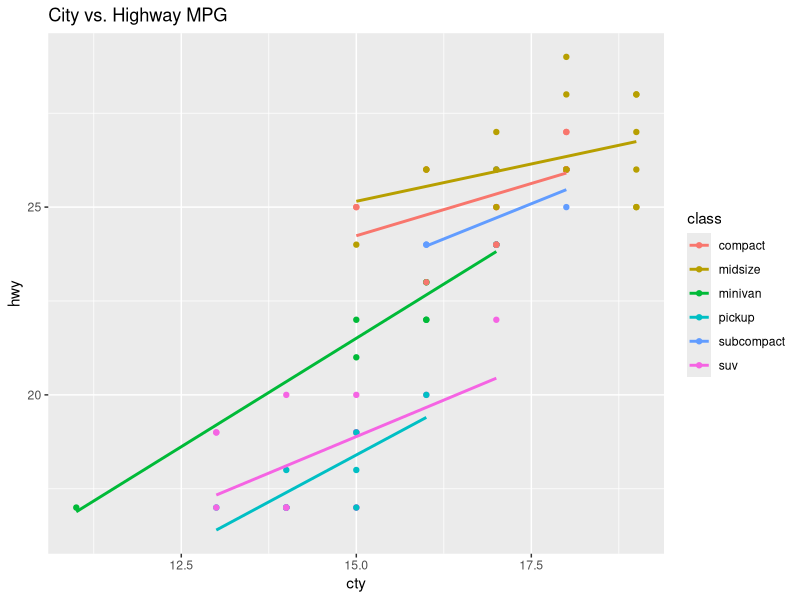
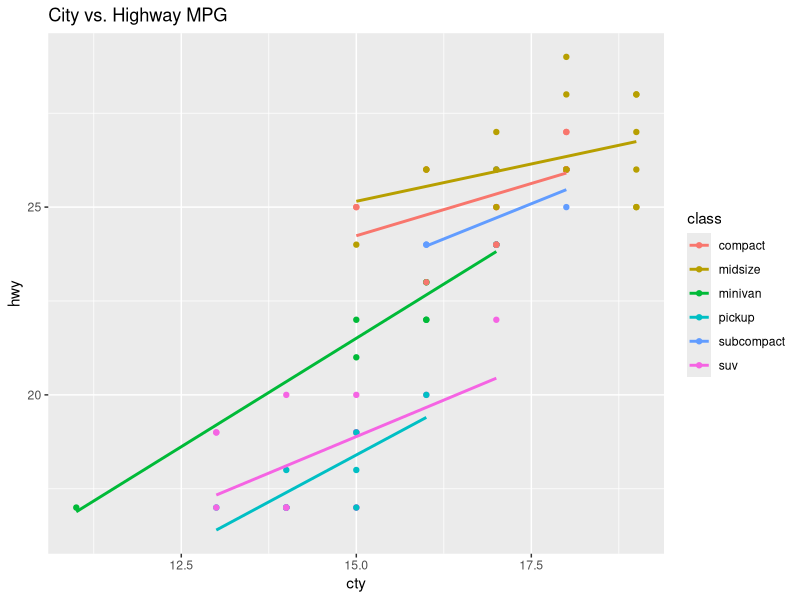

Recreate these plots in R, in order.
## ---- chunk 1
knitr::opts_chunk$set(echo = TRUE)
sol = TRUE
library(ggplot2)
library(dplyr)
## ---- chunk 2
x <- c(NA, 1, -2, 3, -4, 5)
  y <- 3
  y <- x * -1
  y[y > 0]
## ---- chunk 3
mean <- function(x) {
sum (x)/length( x )
}
## ---- chunk 4
Mean <- function(x){
  sum(x) / length(x)
}
## ---- chunk 5
second_version_of_mpg <- mpg[ mpg$cyl == 6,]
second_version_of_mpg$class <- as.character(second_version_of_mpg$class)
ggplot(data=second_version_of_mpg,aes(cty,hwy,color=class))+geom_point()+geom_smooth( method = "lm", se=FALSE ) + labs (title="City vs. Highway MPG" )
## ---- chunk 6
second_version_of_mpg <- mpg %>% 
  filter(cyl == 6) %>% 
  mutate(class <- as.character(class))

ggplot(second_version_of_mpg, aes(cty, hwy, color = class)) +
  geom_point() +
  geom_smooth(method = "lm", se = FALSE) +
  labs(title="City vs. Highway MPG")
## ---- chunk 7

d <- function(f, x, y, s) {

  stuff<-seq(x,y,by=s)
  stuff2<-c()
  for(i in 1:length(stuff)){thing<-f(stuff[i]); stuff2[i]<-thing}
  m<-max(stuff2)
  mm<-stuff[stuff2==m]
  mm<-min(mm)
  return(list(m,mm))
}

# Example usage
g <- function(x) -(x ^ 2)
d(g, -1, 1, .1)
## ---- chunk 8
# Function that finds the max of a sequence and finding the min that 
# goes with that max evaluated at function f
#
# Args:
#  f: arbitrary function
#  x: first number of a sequence
#  y: last number of sequence
#  s: increment of 's'
#
# Returns x and y value of a coordinate


d <- function(f, x, y, s){
  
  my_sequence <- seq(x,y,by=s)
  new_sequence <- c()
  
  #for loop that creates a vector called 'evaluated_seq'
  #evaluates each element of 'my_sequence' with function 'f' 
  for(i in 1:length(my_sequence)){
    evaluated_seq <- f(my_sequence[i]) 
    #new_sequence outputs the results of function f
    new_sequence[i] <- evaluated_seq
  }
  
  my_max <- max(new_sequence)
  my_min <- my_sequence[new_sequence==my_max]
  my_min <- min(my_min)
  return(list(my_max,my_min))
}

g <- function(x){
   -(x ^ 2)
}
d(g, -1, 1, .1)

## ---- chunk 9
ss <- function(x) 
{x<-x[!is.na(x)]
a<-x[1];for(i in 2:length(x)) a[i]<-(a[i-1]+x[i])
a<-a/(1:length(x))
foo<-x
cc<-0
for(i in 1:length(foo)){x<-foo[1:i]
c<-sort(x);
if(length(x)%%2==0){cc[i]<-(c[floor((length(c)+1)/2)] + c[ceiling((length(c)+1)/2)])/2} else{ cc[i]<-c[(length(c)+1)/2]}}
return(list(a,cc))
}

# Example usage
ss(c(5,10,15,20,5,10,15,20))
ss(1:10)
ss(c(1,2,6,2,4,5))
## ---- chunk 10
# Function that finds a list of means and median for given vector of numbers 
#
# Arg:
#  x: vector of numbers
#
# Returns two lists: list of rollling mean and list of rolling medians

ss <- function(x) {
  #returns values of vector x that are not missing
  x <- x[!is.na(x)]
  a <- x[1]
  
  for(i in 2:length(x)) {
    #find the sum of value at position i-1 of vector a and value at position i of vector x 
    a[i] <- (a[i-1] + x[i])
    #divide vector a by vector of consecutive numbers that ends at length(x)
    a <- a / (1:length(x))
    #set my_vector to vector 'x'
    my_vector <- x
    new_x <- 0
  } 

  for(i in 1:length(my_vector)) {
    x <- my_vector[1:i]
    ordered_x <- sort(x)
    
    if(length(x) %% 2 == 0) {
      new_x[i] <- (ordered_x[floor((length(ordered_x) + 1) / 2)] +
                ordered_x[ceiling((length(ordered_x) + 1) / 2)]) / 2
    } else { 
        new_x[i] <- ordered_x[(length(ordered_x) + 1) / 2]
      }
    }
return(list(a,new_x))
}

# Example usage
ss(c(5,10,15,20,5,10,15,20))
ss(1:10)
ss(c(1,2,6,2,4,5))
## ---- chunk 11
d<-iris
dd<-unique(d[,5])
d1<-d[which(d[,5]==dd[1]),]
d2<-d[which(d[,5]==dd[2]),]
d3<-d[which(d[,5]==dd[3]),]
d1[,1] <- mean(d1[,1])
d1[,2] <- mean(d1[,2])
d1[,3] <- mean(d1[,3])
d1[,4] <- mean(d1[,4])
d2[,1] <- mean(d2[,1])
d2[,2] <- mean(d2[,2])
d2[,3] <- mean(d2[,3])
d2[,4] <- mean(d2[,4])
d3[,1] <- mean(d3[,1])
d3[,2] <- mean(d3[,2])
d3[,3] <- mean(d3[,3])
d3[,4] <- mean(d3[,4])
ddd<-rbind(d1[1,],d2[1,],d3[1,])
rownames(ddd) <- NULL

## ---- chunk 12
# Find the means of Sepal Length, Sepal Width, Petal Length, Petal Width for 
# each of the species
iris_df = iris 
iris_df = iris_df %>% 
  group_by(Species) %>% 
  summarise_each(funs(mean))

## ---- chunk 13
sessionInfo()
